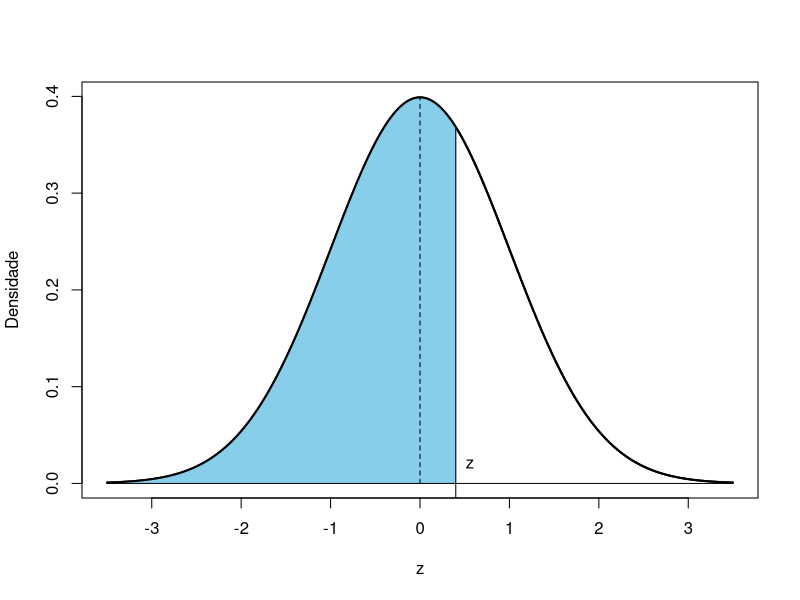

This chart was generated by the following R code:
## ---- chunk 1
knitr::opts_chunk$set(echo = TRUE)
## ---- chunk 2

# Curva
rm(list = ls(all = TRUE))

# funcao para plotagem da normal
normalplot <- function(media = 0, dp = 1, z1 = 0, z2 = NULL, verz = FALSE, cor = "skyblue"){

  if(media == 0 & dp == 1){ 
    eixo = "z"
  } else eixo = "x"
  
  lim <- c(media-round(3.5*dp,2),media+round(3.5*dp,2))
  x <- seq(lim[1], lim[2], by = 0.01)
  
  cn1 <- function(x) {dnorm(x,media,dp)} # curva normal
  
  y= cn1(x)
  
  plot(x, y, ylab="Densidade", xlab=eixo, type="l",lwd=2)
  
  # distribuicao
  if(is.null(z2)){
    xaux <- seq(lim[1], z1, by = 0.01)
    polygon(c(min(xaux), xaux, max(xaux)), c(0, cn1(xaux),0), col=cor, border=cor)
  } else {
    if(z2 < z1){
      z <- z2; z2 <- z1; z1 <- z
    }
    xaux <- seq(z1, z2, by = 0.01)
    polygon(c(min(xaux), xaux, max(xaux)), c(0, cn1(xaux),0), col=cor, border=cor)
  }

  # reforca as curvas
  lines(c(lim[1],lim[2]),c(0,0))
  lines(x, cn1(x),lwd=2, type="l")
  lines(c(media,media), c(0,cn1(media)), lty = 2)
  lines(c(z1, z1),c(-1, cn1(z1)))

  if(verz){
    text(z1, 0.02, pos = 4, paste0(eixo, " = ", z1))  
  } else text(z1, 0.02, pos = 4, eixo)

  if(!is.null(z2)){
    lines(c(z2, z2),c(-1, cn1(z2)))
  
    if(verz){
      text(z2, 0.01, pos = 4, paste0(eixo, " = ", z2))  
    } else text(z2, 0.01, pos = 4,eixo)
  }
}


# plota normal
z <- 0.4; media <- 0; dp <- 1
normalplot(media, dp, z)


# tabela de probabilidades
ini <- 0
fim <- 3.09

z <- seq(ini,fim,0.01)
p <- pnorm(z)
m <- round(matrix(p, ncol=10, byrow=TRUE),4)
z2 <- round(seq(ini,fim,0.1),1)
col <- seq(0.0,0.09,0.01)

df <- cbind(z2,m)
colnames(df) <- c("z",col)

knitr::kable(df, caption = "Curva Normal Padrao - Tabela de Probabilidades P(Z <= z)")
## ---- chunk 3
set.seed(76584)
a1 <- rnorm(100, 20, 3)
a2 <- rnorm(10000, 20, 3)


media_a1 = mean(a1)
erro_padrao_a1 = sd(a1)/sqrt(length(a1))
media_a2 = mean(a2)
erro_padrao_a2 = sd(a2)/sqrt(length(a2))

# 80%
# 80% significa entre 0.1 e 0.9. O número mais próximo de 0.9 é 0.8997 (z = 1.28)
ic_80_a1 = media_a1 + c(-1.28, 1.28)*erro_padrao_a1
ic_80_a2 = media_a2 + c(-1.28, 1.28)*erro_padrao_a2

# 90%
# 90% significa entre 0.05 e 0.95. O número mais próximo é 0.9495 (z = 1.64)
ic_90_a1 = media_a1 + c(-1.64, 1.64)*erro_padrao_a1
ic_90_a2 = media_a2 + c(-1.64, 1.64)*erro_padrao_a2

# 95%
# 95% significa entre 0.025 e 0.975. O número mais próximo é 0.9750	(z = 1.96)
ic_95_a1 = media_a1 + c(-1.96, 1.96)*erro_padrao_a1
ic_95_a2 = media_a2 + c(-1.96, 1.96)*erro_padrao_a2

# 99%
# 99% significa entre 0.005 e 0.995. O número mais próximo é 0.9949 (z = 2.57)
ic_99_a1 = media_a1 + c(-2.57, 2.57)*erro_padrao_a1
ic_99_a2 = media_a2 + c(-2.57, 2.57)*erro_padrao_a2


## ---- chunk 4
# Pesquisa 1
ic_p1 = 0.35 + c(-1.96, 1.96)*0.06/sqrt(2000)

# Pesquisa 2
ic_p2 = 0.35 + c(-1.64, 1.64)*0.04/sqrt(150)

# Pesquisa 3
ic_p3 = 0.36 + c(-2.57, 2.57)*0.04/sqrt(250)

# Pesquisa 4
ic_p4 = 0.36 + c(-2.57, 2.57)*0.07/sqrt(5000)

## ---- chunk 5
set.seed(76584)

n = 30
jogadas = rbinom(n, 1, 0.5)
media_30 = mean(jogadas)

n = 100
jogadas = rbinom(n, 1, 0.5)
media_100 = mean(jogadas)

n = 1000
jogadas = rbinom(n, 1, 0.5)
media_1000 = mean(jogadas)

n = 5000
jogadas = rbinom(n, 1, 0.5)
media_5000 = mean(jogadas)

